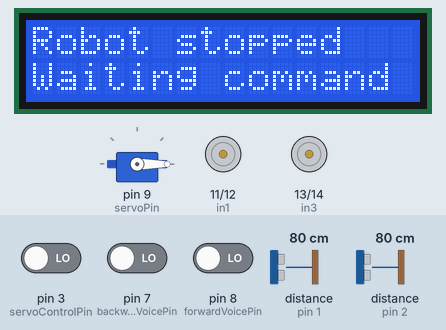
This sketch was run on a simulated Arduino Uno, built with avr-gcc and run on an emulated ATmega328P. Parts: servo, 16×2 character LCD, motor-driver pin pairs drawn as motors (green arrow = first pin HIGH = forward, orange = second pin HIGH = backward, longer = more drive, scaled by the enable pin). The test bench sets the inputs (shaded band); at power-on: pin 3 (servoControlPin) LOW, pin 7 (backwardVoicePin) LOW, pin 8 (forwardVoicePin) LOW, distance to the obstacle (sensors on pin 2, pin 1) 80 cm. The echo pulse lasts 58.3 µs per cm.

Above: at 1.7 s.
1.8 s: pin 3 (servoControlPin) driven HIGH
At 1.98 s:
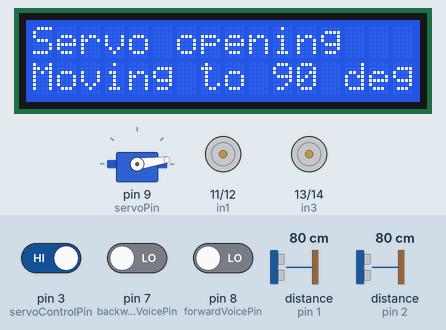
4.5 s: pin 7 (backwardVoicePin) driven HIGH
At 5.5 s:
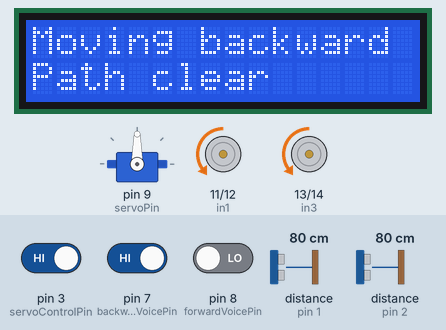
6.0 s: pin 8 (forwardVoicePin) driven HIGH
At 6.7 s:
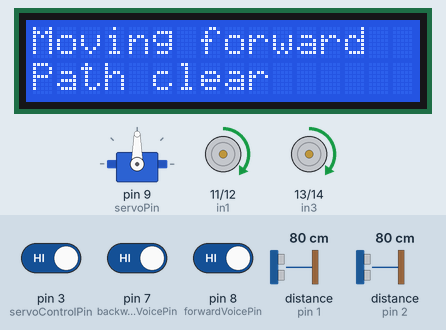
7.5 s: distance to the obstacle (sensor on pin 2) set to 24 cm
9.0 s: distance to the obstacle (sensor on pin 2) set to 19 cm
At 10.1 s:
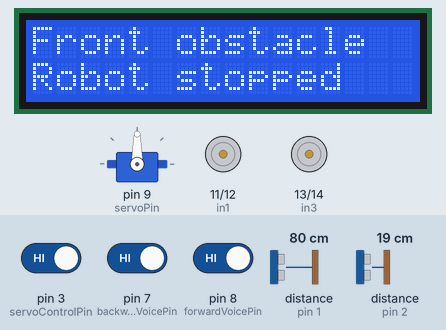
10.5 s: pin 3 (servoControlPin) driven LOW
At 10.68 s:
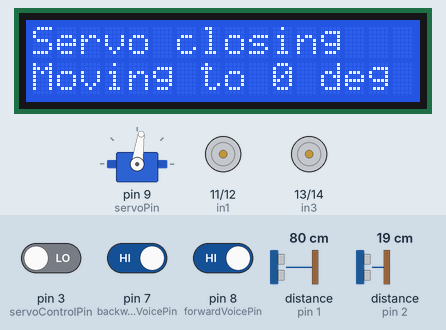
Timing chart, 0 to 13.5 s (numbered marks = the images above; inputs shaded):
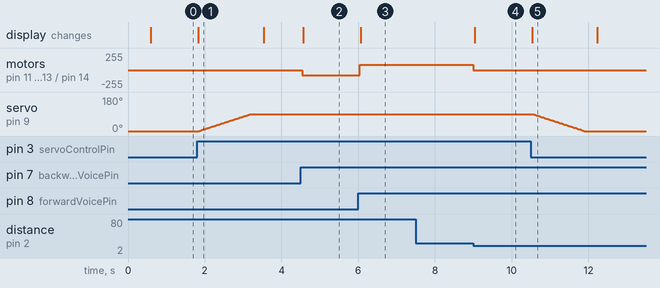

The sketch:

robot_controller.ino
```cpp
#include <Wire.h>
#include <LiquidCrystal_I2C.h>
#include <Servo.h>
#include <string.h>

LiquidCrystal_I2C lcd(0x27, 16, 2);
Servo myServo;

// Motor A
const int in1 = 11;
const int in2 = 12;

// Motor B
const int in3 = 13;
const int in4 = 14;  // A0

// Motor speed pins
const int ena = 5;
const int enb = 6;

const int motorSpeed = 80;

// Voice module pulse inputs
const int backwardVoicePin = 7;
const int forwardVoicePin = 8;

// Servo control
const int servoControlPin = 3;
const int servoPin = 9;
int servoPosition = 0;
bool lastServoInput = LOW;

// Ultrasonic Sensor 1 - used when moving backward
const int trig1 = 0;
const int echo1 = 1;

// Ultrasonic Sensor 2 - used when moving forward
const int trig2 = 10;
const int echo2 = 2;

// Stop distance in centimeters
const int obstacleDistance = 20;

bool lastForwardPulse = LOW;
bool lastBackwardPulse = LOW;

enum MotionMode
{
  STOPPED,
  MOVING_FORWARD,
  MOVING_BACKWARD
};

MotionMode motionMode = STOPPED;

char lastLcdLine1[17] = "";
char lastLcdLine2[17] = "";

void setup()
{
  pinMode(in1, OUTPUT);
  pinMode(in2, OUTPUT);
  pinMode(in3, OUTPUT);
  pinMode(in4, OUTPUT);
  pinMode(ena, OUTPUT);
  pinMode(enb, OUTPUT);

  pinMode(forwardVoicePin, INPUT);
  pinMode(backwardVoicePin, INPUT);
  pinMode(servoControlPin, INPUT);

  pinMode(trig1, OUTPUT);
  pinMode(echo1, INPUT);

  pinMode(trig2, OUTPUT);
  pinMode(echo2, INPUT);

  digitalWrite(trig1, LOW);
  digitalWrite(trig2, LOW);

  myServo.attach(servoPin);
  myServo.write(0);
  delay(500);
  myServo.detach();

  lcd.init();
  lcd.backlight();

  stopCar();
  showStatus("Robot stopped", "Waiting command");
}

void loop()
{
  bool forwardPulse = digitalRead(forwardVoicePin);
  bool backwardPulse = digitalRead(backwardVoicePin);

  if (forwardPulse == HIGH && lastForwardPulse == LOW)
  {
    motionMode = MOVING_FORWARD;
    showStatus("Forward command", "Sensor 2 active");
  }

  if (backwardPulse == HIGH && lastBackwardPulse == LOW)
  {
    motionMode = MOVING_BACKWARD;
    showStatus("Backward command", "Sensor 1 active");
  }

  lastForwardPulse = forwardPulse;
  lastBackwardPulse = backwardPulse;

  checkObstacleAndMove();

  // Servo works only when robot is stationary
  if (motionMode == STOPPED)
  {
    handleServo();
  }
}

void handleServo()
{
  bool servoInput = digitalRead(servoControlPin);

  if (servoInput != lastServoInput)
  {
    myServo.attach(servoPin);

    if (servoInput == HIGH)
    {
      showStatus("Servo opening", "Moving to 90 deg");

      for (int pos = servoPosition; pos <= 90; pos++)
      {
        myServo.write(pos);
        delay(15);
      }

      servoPosition = 90;
    }
    else
    {
      showStatus("Servo closing", "Moving to 0 deg");

      for (int pos = servoPosition; pos >= 0; pos--)
      {
        myServo.write(pos);
        delay(15);
      }

      servoPosition = 0;
    }

    delay(300);
    myServo.detach();

    lastServoInput = servoInput;
    showStatus("Robot stopped", "Waiting command");
  }
}

void checkObstacleAndMove()
{
  if (motionMode == MOVING_FORWARD)
  {
    int distance2 = getDistanceCM(trig2, echo2);

    if (distance2 > 0 && distance2 <= obstacleDistance)
    {
      stopCar();
      motionMode = STOPPED;
      showStatus("Front obstacle", "Robot stopped");
      return;
    }

    driveForward(motorSpeed, motorSpeed);
    showStatus("Moving forward", "Path clear");
  }

  else if (motionMode == MOVING_BACKWARD)
  {
    int distance1 = getDistanceCM(trig1, echo1);

    if (distance1 > 0 && distance1 <= obstacleDistance)
    {
      stopCar();
      motionMode = STOPPED;
      showStatus("Rear obstacle", "Robot stopped");
      return;
    }

    driveBackward(motorSpeed, motorSpeed);
    showStatus("Moving backward", "Path clear");
  }

  else
  {
    stopCar();
  }
}

int getDistanceCM(int trigPin, int echoPin)
{
  digitalWrite(trigPin, LOW);
  delayMicroseconds(2);

  digitalWrite(trigPin, HIGH);
  delayMicroseconds(10);
  digitalWrite(trigPin, LOW);

  long duration = pulseIn(echoPin, HIGH, 20000);

  if (duration == 0)
  {
    return -1;
  }

  int distance = duration * 0.034 / 2;
  return distance;
}

void driveForward(int leftSpeed, int rightSpeed)
{
  analogWrite(ena, leftSpeed);
  analogWrite(enb, rightSpeed);

  digitalWrite(in1, HIGH);
  digitalWrite(in2, LOW);

  digitalWrite(in3, HIGH);
  digitalWrite(in4, LOW);
}

void driveBackward(int leftSpeed, int rightSpeed)
{
  analogWrite(ena, leftSpeed);
  analogWrite(enb, rightSpeed);

  digitalWrite(in1, LOW);
  digitalWrite(in2, HIGH);

  digitalWrite(in3, LOW);
  digitalWrite(in4, HIGH);
}

void stopCar()
{
  analogWrite(ena, 0);
  analogWrite(enb, 0);

  digitalWrite(in1, LOW);
  digitalWrite(in2, LOW);

  digitalWrite(in3, LOW);
  digitalWrite(in4, LOW);
}

void printLcdLine(int row, const char *text)
{
  lcd.setCursor(0, row);

  int column = 0;

  while (text[column] != '\0' && column < 16)
  {
    lcd.print(text[column]);
    column++;
  }

  while (column < 16)
  {
    lcd.print(' ');
    column++;
  }
}

void showStatus(const char *line1, const char *line2)
{
  if (strcmp(line1, lastLcdLine1) == 0 &&
      strcmp(line2, lastLcdLine2) == 0)
  {
    return;
  }

  printLcdLine(0, line1);
  printLcdLine(1, line2);

  strncpy(lastLcdLine1, line1, 16);
  strncpy(lastLcdLine2, line2, 16);

  lastLcdLine1[16] = '\0';
  lastLcdLine2[16] = '\0';
}
```

Measured:
- the behaviour switches between 22 and 21 cm on distance to the obstacle (sensor on pin 2) (found by bisection; images 3 and 4)
- after the input at 1.8 s, servo on pin 9 (servoPin): moves from 0° to 90° over 1.3 s, starting after 0.06 s; the display: changes at once (image 1)
- after the input at 4.5 s, motor on pin 11 (in1) / pin 12 (in2), motor on pin 13 (in3) / pin 14 (in4): stopped → backward 80/255 at once; the display: changes after 0.07 s (image 2)
- after the input at 6.0 s, motor on pin 11 (in1) / pin 12 (in2), motor on pin 13 (in3) / pin 14 (in4): backward 80/255 → forward 80/255 at once; the display: changes after 0.07 s (image 3)
- after the input at 7.5 s, every drawn part: stays the same
- after the input at 9.0 s, motor on pin 11 (in1) / pin 12 (in2), motor on pin 13 (in3) / pin 14 (in4): forward 80/255 → stopped at once; the display: changes at once (image 4)
- after the input at 10.5 s, servo on pin 9 (servoPin): moves from 90° to 0° over 1.3 s, starting after 0.06 s; the display: changes at once (image 5)
